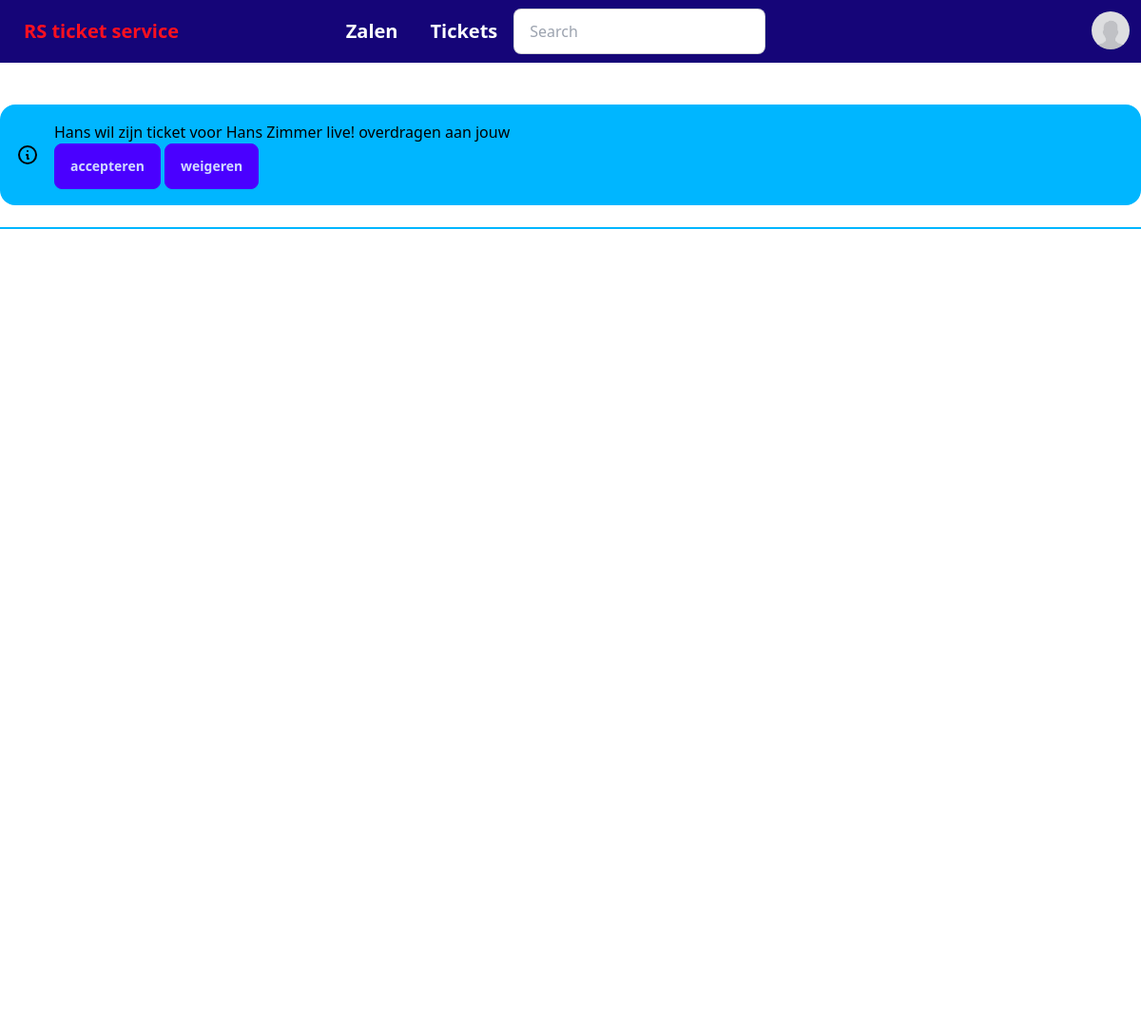
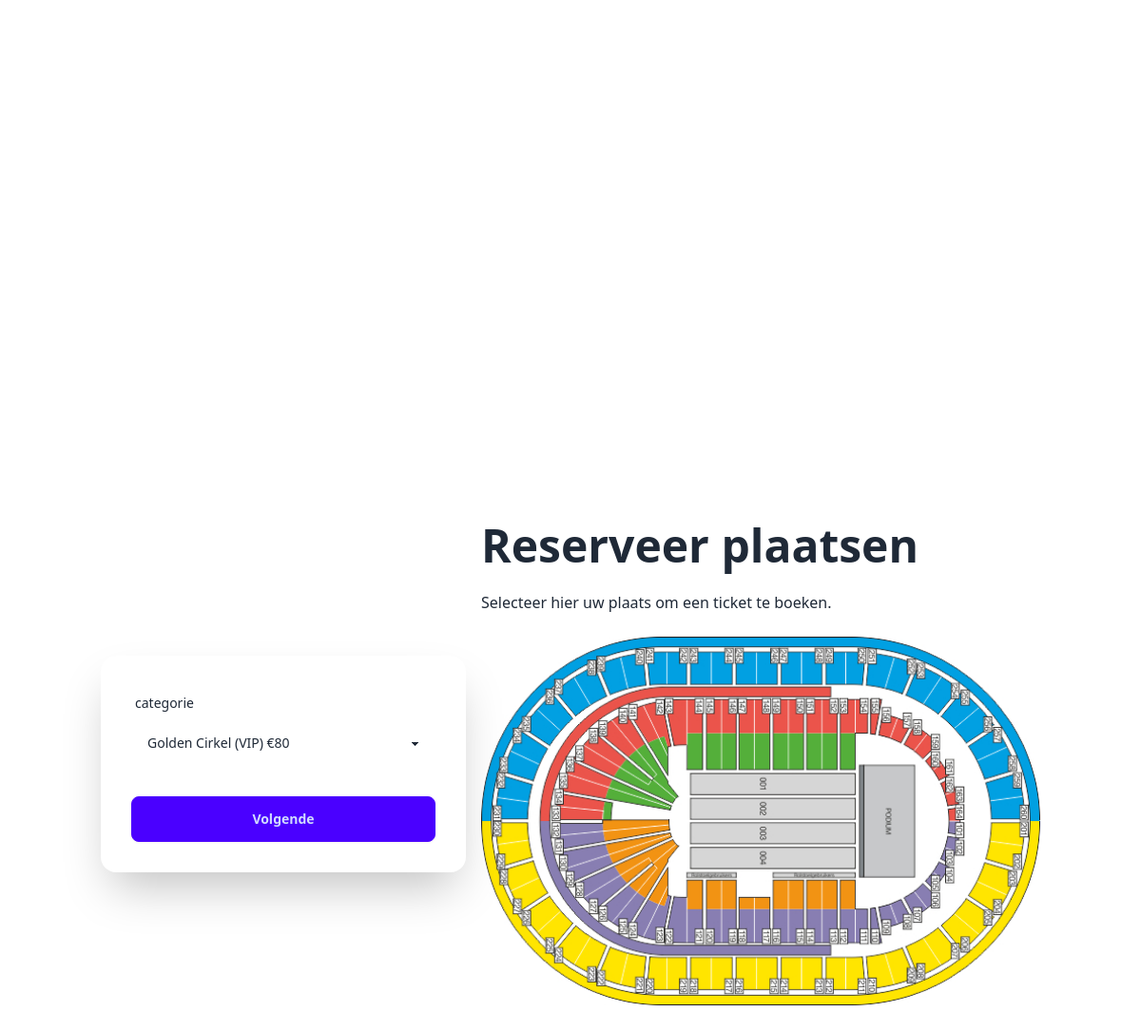
The app's page /selectTicketPage.php?zaalID=1 (signed in) with its own data (2 pictures, top to bottom).
### tables this page shows
CREATE TABLE `tbloverdraagnotifications` (
  `overdragerID` int(11) NOT NULL,
  `ontvangerID` int(11) NOT NULL,
  `evenementID` int(11) NOT NULL,
  `ticketID` int(11) NOT NULL,
  `notificatieID` int(11) NOT NULL
);

CREATE TABLE `users` (
  `id` int(11) NOT NULL,
  `username` varchar(50) NOT NULL,
  `email` varchar(100) NOT NULL,
  `password` varchar(100) NOT NULL,
  `firstname` varchar(50) NOT NULL,
  `lastname` varchar(50) NOT NULL,
  `function` int(11) NOT NULL,
  `profilePicture` text NOT NULL,
  `updatedAt` timestamp NOT NULL DEFAULT current_timestamp() ON UPDATE current_timestamp(),
  `createdAt` timestamp NOT NULL DEFAULT current_timestamp()
);

CREATE TABLE `evenementen` (
  `evenementID` int(11) NOT NULL,
  `naam` mediumtext NOT NULL,
  `datum` datetime NOT NULL DEFAULT current_timestamp() ON UPDATE current_timestamp(),
  `aantalTickets` int(11) NOT NULL,
  `beschrijving` text NOT NULL,
  `afbeelding` mediumtext NOT NULL,
  `zaalID` int(11) NOT NULL,
  `userID` int(11) NOT NULL,
  `weergeven` int(11) NOT NULL
);

CREATE TABLE `tblzalen` (
  `zaalID` int(11) NOT NULL,
  `naam` varchar(9999) NOT NULL,
  `afbeelding` mediumtext NOT NULL,
  `plategrond` text NOT NULL,
  `capaciteit` mediumtext NOT NULL
);

### functions/userfunctions.php (called while the page is built, shortened)
<?php
function getProfilePicture($mysqli, $gebruikerid) {
    $resultaat = $mysqli->query("SELECT profilePicture FROM users WHERE id= ".$gebruikerid."");
    return (($resultaat->num_rows == 0)?false:$resultaat->fetch_assoc());
}
?>

### connect/db.php (called while the page is built, shortened)
<?php
function getzalenByID($mysqli, $zaalID) {
    $resultaat = $mysqli->query("SELECT * FROM tblzalen WHERE zaalID=".$zaalID);
    return(($resultaat->num_rows == 0)?false:$resultaat);
}
function getCategorieData($mysqli) {
    $resultaat = $mysqli ->  query("SELECT id, prijs, name FROM ticket_categories");
    return(($resultaat->num_rows == 0)?false:$resultaat);
}

### selectTicketPage.php (the view, shortened to what this page needs)
<?php
include $_SERVER['DOCUMENT_ROOT'] . "/components/navbar.php";
if (isset($_POST["categorieAntwoord"])) {
  $zaalID = $_POST["zaalID1"];
  $ticketCategorie = $_POST["ticketCategorie1"];
} else if (isset($_POST["blokantwoord"])) {
  $zaalID = $_POST["zaalID2"];
  $ticketCategorie = $_POST["ticketCategorie2"];
  $blok = $_POST["blok2"];
} elseif (isset($_POST["stoelantwoord"])) {
  $zaalID = $_POST["zaalID3"];
  $ticketCategorie = $_POST["ticketCategorie3"];
  $blok = $_POST["blok3"];
  $stoel = $_POST["stoel3"];
} elseif (isset($_POST["betalen"])) {
  $zaalID = $_POST["zaalID3"];
  $ticketCategorie = $_POST["ticketCategorie3"];
  $blok = $_POST["blok3"];
  $stoel = $_POST["stoel3"];
} else {
  $zaalID = $_GET["zaalID"];
}
$zaalAsString = getzalenByID($mysqli, $zaalID);
foreach ($zaalAsString as $zaal) {
  $zaalPlategrond = "img/zaalPictures/" . $zaal["plategrond"];
}
?>
<!DOCTYPE html>
<html>
<head>
</head>
<body>
  <div class="hero min-h-screen">
    <div class="hero-content flex-col lg:flex-row-reverse">
      <div class="text-center lg:text-left">
        <h1 class="text-5xl font-bold">Reserveer plaatsen</h1>
        <p class="py-6">Selecteer hier uw plaats om een ticket te boeken.</p>
        <img src="<?php echo $zaalPlategrond ?> " width="700" height="550">
      </div>
      <div class="card flex-shrink-0 w-full max-w-sm shadow-2xl bg-base-100">
        <?php
        if ((!isset($_POST["categorieAntwoord"])) && (!isset($_POST["blokantwoord"])) && (!isset($_POST["stoelantwoord"]))) {
        ?>
          <form class="card-body" method="post" action="selectTicketPage.php">
            <div class="form-control">
              <label class="label">
                <span class="label-text">categorie</span>
              </label>
              <select class="select w-full max-w-xs" name="ticketCategorie1">
                <?php
                foreach (getCategorieData($mysqli) as $categorie) {
                ?>
                  <option value="<?php echo $categorie['id'] ?>"><?php echo ($categorie['name'] . " €" . $categorie['prijs']) ?></option>
                <?php
                }
                ?>
              </select>
            </div>
            <div class="form-control mt-6">
              <button class="btn btn-primary" name="categorieAntwoord">Volgende</button>
            </div>
          </form>
        <?php } else if (isset($_POST["categorieAntwoord"])) {
        ?>
          <form class="card-body" method="post" action="selectTicketPage.php">
            <div class="form-control">
              <label class="label">
                <span class="label-text">Blok</span>
              </label>
              <input type="hidden" name="zaalID2" value="<?php echo isset($zaalID) ? $zaalID : '' ?>">
              <input type="hidden" name="ticketCategorie2" value="<?php echo $ticketCategorie ?>">
              <select class="select w-full max-w-xs" name="blok2">
                <?php foreach (berekenZaalBlokken($ticketCategorie, $zaalID) as $blok) { ?>
                  <option value="<?php echo $blok ?>"><?php echo $blok ?></option> <?php } ?>
              </select>
            </div>
            <div class="form-control mt-6">
              <button class="btn btn-primary" name="blokantwoord">Volgende</button>
            </div>
          </form>
        <?php
        } else if (isset($_POST["blokantwoord"])) {
        ?>
          <form class="card-body" method="post" action="selectTicketPage.php">
            <div class="form-control">
              <label class="label">
                <span class="label-text">Stoel</span>
              </label>
              <input type="hidden" name="zaalID3" value="<?php echo $zaalID ?>">
              <input type="hidden" name="ticketCategorie3" value="<?php echo $ticketCategorie ?>">
              <input type="hidden" name="blok3" value="<?php echo $blok ?>">
              <select class="select w-full max-w-xs" name="stoel3">
                <?php foreach (berekenZaalStoel($blok, $zaalID) as $stoel) { ?>
                  <option value="<?php echo $stoel ?>"><?php echo $stoel ?></option> <?php } ?>
              </select>
            </div>
            <div class="form-control mt-6">
              <button class="btn btn-primary" name="stoelantwoord">Volgende</button>
            </div>
          </form>
    <?php  } ?>
    </div>
  </div>
  </div>
</body>
</html>

### components/navbar.php (shortened to what this page needs)
<?php
include $_SERVER['DOCUMENT_ROOT'] . "/connect/connect.php";
include $_SERVER['DOCUMENT_ROOT'] . "/connect/db.php";
include $_SERVER['DOCUMENT_ROOT'] . "/fetch/util.php";
include $_SERVER['DOCUMENT_ROOT'] . "/functions/userfunctions.php";
?>
<!DOCTYPE html>
<html>
<head>
    <link href="https://cdn.jsdelivr.net/npm/daisyui@4.7.2/dist/full.css" rel="stylesheet" type="text/css" />
    <script src="https://cdn.tailwindcss.com"></script>
</head>
<body>
<div class="navbar bg-[#150578]" style="margin-bottom: 20px;">
  <div class="flex-1 text-[#FF101F]">
    <a class="btn btn-ghost normal-case text-xl " href="../index.php">RS ticket service</a>
  </div>
  <div class="flex-auto text-[#FDFFFF]">
    <a class="btn btn-ghost normal-case text-xl " href="../main_page/zalen.php">Zalen</a>
    <a class="btn btn-ghost normal-case text-xl " href="../index.php">Tickets</a>
    <div class="form-control">
    <form action="/components/search.php" method="get" class="form-control w-full relative">
      <input type="text" name="search" placeholder="Search" class="input input-bordered w-24 md:w-auto text-black"/>
    </form>
    </div>
</div>
    <?php
   echo ' <div class="dropdown dropdown-end">';
   if (isset($_SESSION["user"])) {
       echo'
      <label tabindex="0" class="btn btn-ghost btn-circle avatar">
       <div class="w-10 rounded-full">';
        $gebruikersid = $_SESSION["gebruikersid"];
        $data = getProfilePicture($mysqli,$gebruikersid);
        foreach($data as $value){
        if (empty($value)) {
          echo '<img src="../img/accountPictures/no_profile_picture.jpg"/>';
        } else {
          echo '<img src="../img/accountPictures/'.$value.'"/>';
        }
      }
        echo'
        </div>
      </label>
      <ul tabindex="0" class="mt-3 z-[1] p-2 shadow menu menu-sm dropdown-content bg-base-100 rounded-box w-52">
        <li><a href="../profile/gegevens_aanpassen.php">Profiel</a>
        <li><a href="../profile/logout.php">Uitloggen</a></li>';
        }
        ?>
      </ul>
    </div>
</div>
</body>
</html>
<?php
if (isset($_SESSION["gebruikersid"])) {
 $userid = $_SESSION["gebruikersid"];
 $query = "SELECT * FROM tbloverdraagnotifications WHERE ontvangerID = ".$_SESSION["gebruikersid"];
 $resultaat = $mysqli -> query($query);
 foreach ($resultaat as $notification) {
  if ($notification["ontvangerID"] == $userid) {
  include $_SERVER['DOCUMENT_ROOT'] . "../ticketOverdragenMessage.php";
  }
  }
}
?>

### ticketOverdragenMessage.php (shortened to what this page needs)
<?php
include $_SERVER['DOCUMENT_ROOT'] . "/connect/connect.php";
?>
<!DOCTYPE html>
<html>
<head>
</head>
<body>
    <div class="flex flex-col w-full">
        <br> <div role="alert" class="alert alert-info">
             <svg xmlns="http://www.w3.org/2000/svg" fill="none" viewBox="0 0 24 24" class="stroke-current shrink-0 w-6 h-6"><path stroke-linecap="round" stroke-linejoin="round" stroke-width="2" d="M13 16h-1v-4h-1m1-4h.01M21 12a9 9 0 11-18 0 9 9 0 0118 0z"></path></svg>
             <span>
                <?php
                    $query = ("SELECT *  FROM tbloverdraagnotifications WHERE ontvangerID =".$_SESSION["gebruikersid"]);
                    $resultaat = $mysqli -> query($query);
                    foreach ($resultaat as $notificationData);
                    $queryGebruiker = ("SELECT * FROM users WHERE id=" .$notificationData["overdragerID"]);
                    $resultaat = $mysqli -> query($queryGebruiker);
                    foreach ($resultaat as $gebruikerData);
                    $queryTicket = ("SELECT * FROM evenementen WHERE evenementID =" .$notificationData["evenementID"]);
                    $resultaat = $mysqli -> query($queryTicket);
                    foreach ($resultaat as $evenementData);
                    echo $gebruikerData["username"]. " wil zijn ticket voor ".$evenementData["naam"]." overdragen aan jouw";
                ?>
                <form method="post" action="ticketOverdragenMessage.php">
                <button name="accepteer"  class="btn btn-primary">accepteren</button>
                <button name="weigeren"  class="btn btn-primary">weigeren</button>
                </form>
            </span>
        </div>
        <div class="divider divider-info"></div>
      </div>
</body>
</html>

### components/footer.php (style rules this page uses)
body { display: flex; flex-direction: column; min-height: 100vh; }

### records on screen
tbloverdraagnotifications: users.username "Hans", evenementID.naam "Hans Zimmer live!"
tblzalen: plategrond (picture)

### other values on screen
form field ticketCategorie1 "Golden Cirkel (VIP) €80"
